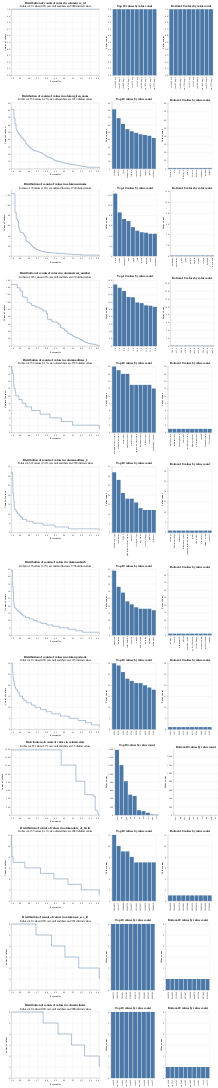

The notebook cell saved with this chart:
### Code cell
linker.profile_columns(list(df.columns))
